Frame 1 (no input): blank canvas, image omitted
Frame 60 (the mouse pressed at the canvas centre just before this capture): blank canvas, image omitted
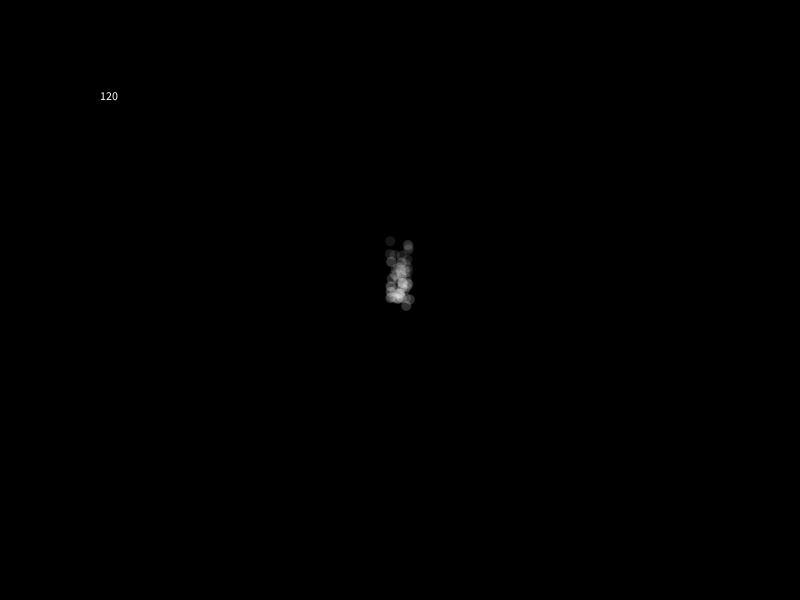
Frame 120 (the mouse held since frame 60 and released just before this capture)

The Processing sketch whose frames 1 and 60 were blank and that drew this single picture after the mouse press (run headless with seeded random() and noise(); from frame 60 on, the mouse is pressed at the canvas centre):

// Processing sketch: Practice_8_Smoke_Moving_and_Hidden
// ── Practice_8_Smoke_Moving_and_Hidden.pde
ArrayList<Particle> particles = new ArrayList<Particle>();

void setup(){
  size(800,600);
  noStroke();
}

void draw(){
  background(0);
  particles.add(new Particle(mouseX+random(-10,10), mouseY+random(-10,10)));
  for (int i = 0; i < particles.size(); i++){
    Particle myP = particles.get(i);
    if(mousePressed){
    myP.display();
    if(myP.del == true)
    {
      particles.remove(i);
    }
    }
  }
  fill(255);
  text(particles.size(),100,100);
}
// ── class_Particle.pde
class Particle {
  float xpos;
  float ypos;
  float speed;
  float alpha = 50;
  boolean del = false;
  
  Particle (float tempXpos, float tempYpos){
    xpos = tempXpos;
    ypos = tempYpos;
    speed = random(0.3,1);
  }
  void display (){
    fill(255,alpha);
    ellipse (xpos, ypos, 10,10);
    ypos -=speed;
    alpha -=0.5;
    if (alpha<0)
    {del = true;
    }
  }
}
